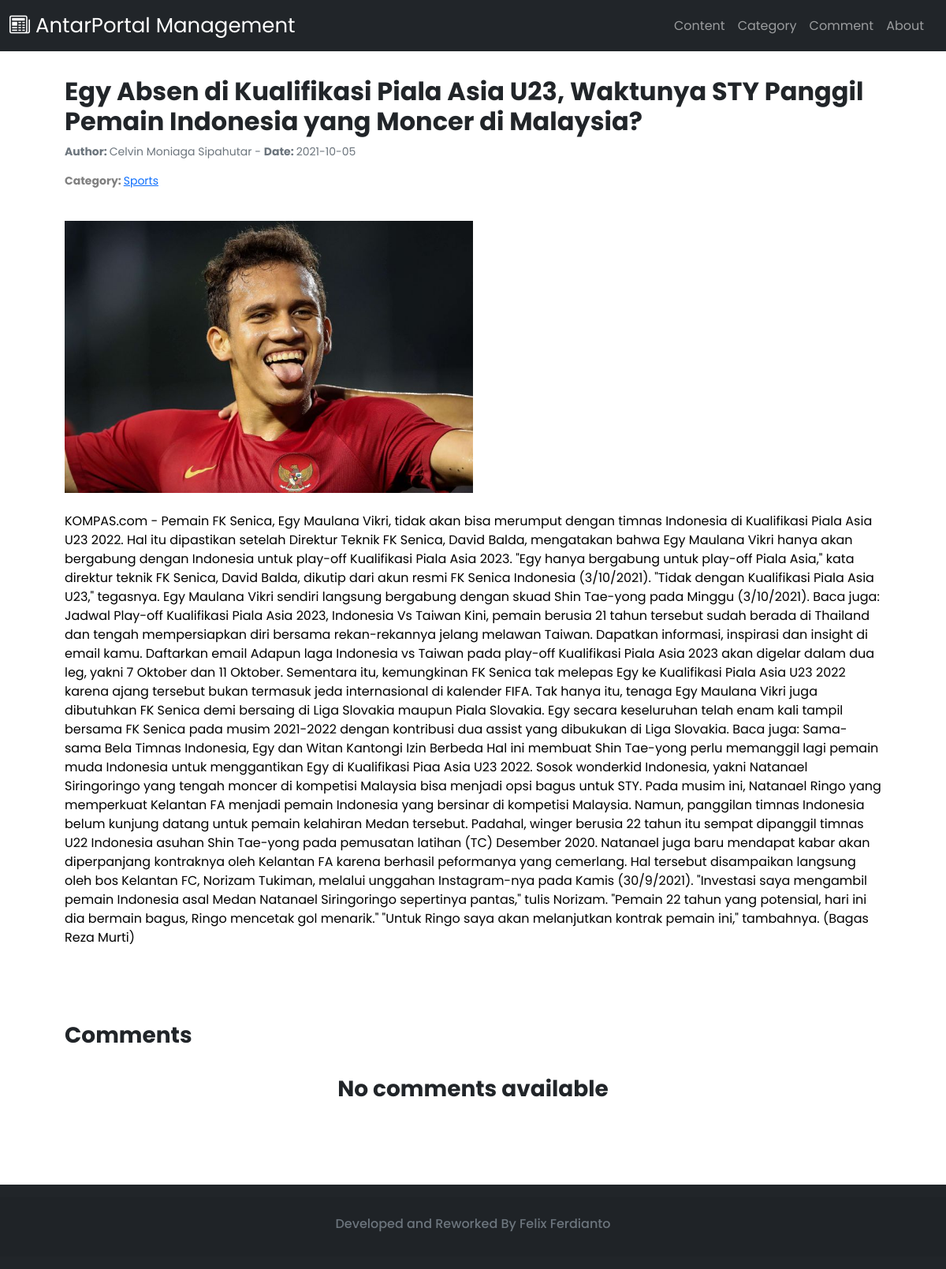
/Main/details/3, run on the app's committed database.
### tables this page shows
CREATE TABLE `posts` (
  `postId` int(11) NOT NULL,
  `postTitle` varchar(255) NOT NULL,
  `postAuthor` varchar(255) NOT NULL DEFAULT '''Secret Author''',
  `categoryId` int(11) NOT NULL,
  `content` longtext NOT NULL,
  `publishDate` date NOT NULL,
  `postPicture` text NOT NULL
);

CREATE TABLE `category` (
  `categoryId` int(11) NOT NULL,
  `categoryName` varchar(100) NOT NULL
);

### application/controllers/Main.php (called while the page is built, shortened)
<?php
class Main extends CI_Controller
{
	public function __construct()
	{
		$this->load->model('newsModel');
		$this->load->model('categoryModel');
		$this->load->model('commentModel');
		$this->load->library('form_validation');
	}
	public function details($id)
	{
		$data['navbar'] = $this->load->view('template/navbar.php', NULL, TRUE);
		$data['css'] = $this->load->view('include/style.php', NULL, TRUE);
		$data['js'] = $this->load->view('include/script.php', NULL, TRUE);
		$data['footer'] = $this->load->view('template/footer.php', NULL, TRUE);
		$data['title'] = $this->newsModel->getTitle($id);
		$data['content'] = $this->newsModel->getDetail($id);
		$data['comment'] = $this->commentModel->getCommentsPerPost($id);
		$this->load->view('pages/main/contentDetail.php', $data);
	}
}

### index.php (called while the page is built, shortened)
<?php
require_once BASEPATH.'core/CodeIgniter.php';

### application/models/NewsModel.php (called while the page is built, shortened)
<?php
class newsModel extends CI_Model
{
    public function getTitle($id)
    {
        $this->db->select('postTitle');
        $this->db->where('postId', $id);
        $query = $this->db->get('posts');
        return $query->row()->postTitle;
    }
    public function getDetail($id)
    {
        $this->db->trans_begin();
        $query = $this->db->select('posts.postId, posts.postTitle, posts.publishDate, posts.postAuthor, posts.postPicture, posts.content, posts.categoryId, category.categoryName')->from('posts')->join('category', 'posts.categoryId = category.categoryId', 'left')->where('posts.postId', $id)->get();
        $this->db->trans_complete();
        if($this->db->trans_status() === FALSE)
        {
            $this->db->trans_rollback();
            return FALSE;
        }else
        {
            return $query->result_array();
        }
    }
}

### application/views/pages/main/contentDetail.php (the view, shortened to what this page needs)
<!DOCTYPE html>
<html lang="en">
<head>
    <?= $css; ?>
</head>
<body>
    <?= $navbar; ?>
    <br>
    <?php foreach ($content as $p) : ?>
        <div class="container">
            <h2 class="mt-2"><strong><?= $p['postTitle']; ?></strong></h2>
            <p style="font-size: 14px;" class="text-muted"><strong>Author: </strong><?= $p['postAuthor']; ?> - <strong> Date: </strong><?= $p['publishDate']; ?></p>
            <p style="font-size: 14px; color: grey;"><strong>
                    Category:
                </strong><a href="<?= base_url("Main/postPerCategory/"), $p['categoryId'] ?>"><?= $p['categoryName']; ?></a></p> <br>
            <img src="<?= base_url("assets/postAssets/"), $p['postPicture'] ?>" alt="" class="postImg"><br><br>
            <p style="font-size: 16px; color:black"><?= $p['content'] ?></p>
            <br>
            <br>
            <h3 style="margin-top:3%; margin-bottom:1%"><b>Comments</b></h3>
            <?php
            if (count($comment) > 0) {
                foreach ($comment as $c) : ?>
                    <div class="card" style="width: 50%;margin-top:2%; margin-bottom:1%;">
                        <div class="card-body">
                            <?php if ($c['fotoUser'] == NULL) { ?>
                                <img src="<?= base_url("assets/profileUser/avatar.png") ?>" class="userImg">
                            <?php } else { ?>
                                <img src="<?= base_url("assets/profileUser/"), $c['fotoUser'] ?>" class="userImg">
                            <?php } ?>
                            <h5 class="class-title"><?= $c['firstName'] . " " . $c['lastName'] ?></h5>
                            <h6 class="card-subtitle mb-2 text-muted"><?= $c['commentDate'] ?></h6>
                            <p class="card-text"><?= $c['comment'] ?></p>
                        </div>
                    </div>
            <?php endforeach;
            } else { ?>
                <br><h3 class="text-center"><strong>No comments available</strong></h3>
           <?php } ?>
        </div>
    <?php endforeach; ?>
    <br>
    <br>
    <br>
    <br>
    <?= $footer ?>
</body>

### assets/css/additionalCss.css (style rules this page uses)
* { font-family: 'Poppins'; margin:0; padding: 0; box-sizing: border-box; }
.container { max-width: 1100px; margin: auto; overflow: auto; padding: 0 2rem; }

### application/views/pages/main/contentDetail.php (style rules this page uses)
.postImg { width: 50%; height: 50%; }

### data on the page
posts: postTitle "Egy Absen di Kualifikasi Piala Asia U23, Waktunya STY Panggil Pemain Indonesia yang Moncer di Malaysia?", postAuthor "Celvin Moniaga Sipahutar", publishDate "2021-10-05", categoryId.categoryName "Sports", postPicture (picture), content "KOMPAS.com - Pemain FK Senica, Egy Maulana Vikri, tidak akan bisa merumput dengan timnas Indonesia di Kualifikasi Piala Asia U23 2022. Hal itu dipastikan setelah Direktur Teknik FK Senica, David Balda, mengatakan bahwa Egy Maulana Vikri hanya akan bergabung dengan Indonesia untuk play-off Kualifikasi Piala Asia 2023. \"Egy hanya bergabung untuk play-off Piala Asia,\" kata direktur teknik FK Senica, David Balda, dikutip dari akun resmi FK Senica Indonesia (3/10/2021). \"Tidak dengan Kualifikasi Piala Asia U23,\" tegasnya. Egy Maulana Vikri sendiri langsung bergabung dengan skuad Shin Tae-yong pada Minggu (3/10/2021). Baca juga: Jadwal Play-off Kualifikasi Piala Asia 2023, Indonesia Vs Taiwan…"
